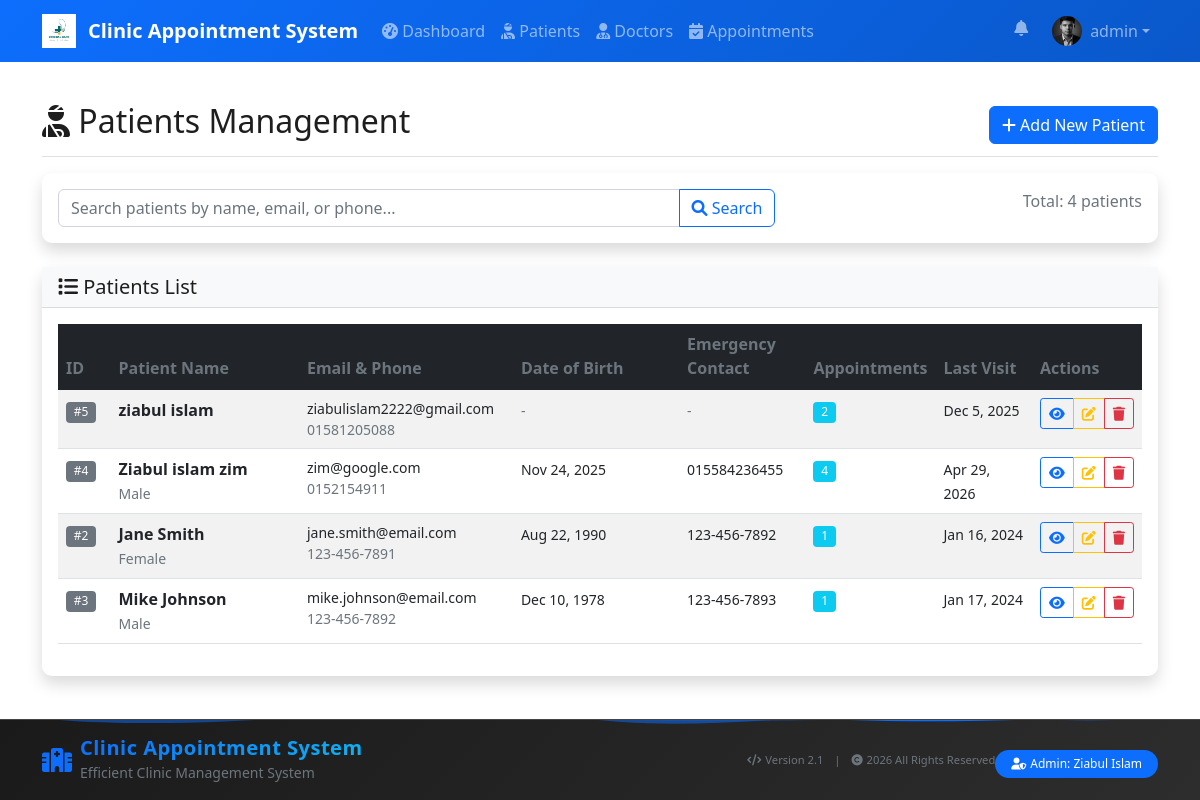
The app's page /pages/patients.php (signed in) with its own data.
### tables this page shows
CREATE TABLE `users` (
  `user_id` int(11) NOT NULL,
  `username` varchar(50) NOT NULL,
  `password` varchar(255) NOT NULL,
  `email` varchar(100) DEFAULT NULL,
  `first_name` varchar(50) DEFAULT NULL,
  `last_name` varchar(50) DEFAULT NULL,
  `profile_picture` varchar(255) DEFAULT NULL,
  `role` enum('admin','receptionist','doctor','patient') DEFAULT 'receptionist',
  `doctor_id` int(11) DEFAULT NULL,
  `created_at` timestamp NOT NULL DEFAULT current_timestamp()
);

CREATE TABLE `patients` (
  `patient_id` int(11) NOT NULL,
  `first_name` varchar(50) NOT NULL,
  `last_name` varchar(50) NOT NULL,
  `email` varchar(100) DEFAULT NULL,
  `phone` varchar(15) DEFAULT NULL,
  `address` text DEFAULT NULL,
  `date_of_birth` date DEFAULT NULL,
  `gender` enum('Male','Female','Other') DEFAULT NULL,
  `emergency_contact` varchar(15) DEFAULT NULL,
  `allergies` text DEFAULT NULL,
  `medical_history` text DEFAULT NULL,
  `created_at` timestamp NOT NULL DEFAULT current_timestamp(),
  `updated_at` timestamp NOT NULL DEFAULT current_timestamp() ON UPDATE current_timestamp()
);

### config/config.php (called while the page is built, shortened)
<?php
if (file_exists(__DIR__ . '/../includes/functions.php')) {
    require_once __DIR__ . '/../includes/functions.php';
}
function isLoggedIn() {
    return isset($_SESSION['user_id']);
}
?>

### includes/functions.php (called while the page is built, shortened)
<?php
function pageFadeIn() {
    return 'fade-in';
}
?>

### pages/patients.php (the view, shortened to what this page needs)
<?php
require_once '../includes/header.php';
try {
    $search = isset($_GET['search']) ? sanitizeInput($_GET['search']) : '';
    $where_clause = '';
    $count_query = "SELECT COUNT(*) as total FROM patients p $where_clause";
    $count_stmt = $db->prepare($count_query);
    $count_stmt->execute();
    $total_patients = $count_stmt->fetch(PDO::FETCH_ASSOC)['total'];
    $page = isset($_GET['page']) ? (int)$_GET['page'] : 1;
    $per_page = 10;
    $offset = ($page - 1) * $per_page;
    $query = "SELECT p.*,
                     (SELECT COUNT(*) FROM appointments a WHERE a.patient_id = p.patient_id) as total_appointments,
                     (SELECT MAX(appointment_date) FROM appointments a WHERE a.patient_id = p.patient_id) as last_visit
              FROM patients p
              $where_clause
              ORDER BY p.created_at DESC
              LIMIT :offset, :per_page";
    $stmt = $db->prepare($query);
    $stmt->bindValue(':offset', $offset, PDO::PARAM_INT);
    $stmt->bindValue(':per_page', $per_page, PDO::PARAM_INT);
    $stmt->execute();
    $patients = $stmt->fetchAll(PDO::FETCH_ASSOC);
} catch (PDOException $e) {
    logAction("PATIENTS_PAGE_ERROR", "Database error: " . $e->getMessage());
    $error = "Failed to load patients data.";
}
?>
<div class="d-flex justify-content-between flex-wrap flex-md-nowrap align-items-center pt-3 pb-2 mb-3 border-bottom">
    <h1 class="h2"><i class="fas fa-user-injured"></i> Patients Management</h1>
    <div class="btn-toolbar mb-2 mb-md-0">
        <a href="add_patient.php" class="btn btn-primary">
            <i class="fas fa-plus"></i> Add New Patient
        </a>
    </div>
</div>
<div class="card shadow mb-4">
    <div class="card-body">
        <form method="GET" action="" class="row g-3">
            <div class="col-md-8">
                <div class="input-group">
                    <input type="text" class="form-control" name="search" placeholder="Search patients by name, email, or phone..." value="<?php echo htmlspecialchars($search); ?>">
                    <button class="btn btn-outline-primary" type="submit">
                        <i class="fas fa-search"></i> Search
                    </button>
                </div>
            </div>
            <div class="col-md-4 text-end">
                <span class="text-muted ms-2">Total: <?php echo $total_patients; ?> patients</span>
            </div>
        </form>
    </div>
</div>
<div class="card shadow">
    <div class="card-header bg-light">
        <h5 class="card-title mb-0"><i class="fas fa-list"></i> Patients List</h5>
    </div>
    <div class="card-body">
        <?php if (empty($patients)): ?>
            <div class="text-center py-4">
                <i class="fas fa-user-injured fa-3x text-muted mb-3"></i>
                <h5>No patients found</h5>
                <p class="text-muted">
                    <?php echo !empty($search) ? 'Try adjusting your search terms.' : 'Get started by adding your first patient.'; ?>
                </p>
                <?php if (empty($search)): ?>
                    <a href="add_patient.php" class="btn btn-primary">
                        <i class="fas fa-plus"></i> Add First Patient
                    </a>
                <?php endif; ?>
            </div>
        <?php else: ?>
            <div class="table-responsive">
                <table class="table table-striped table-hover">
                    <thead class="table-dark">
                        <tr>
                            <th style="width:5%;">ID</th>
                            <th style="width:20%;">Patient Name</th>
                            <th style="width:20%;">Email & Phone</th>
                            <th style="width:18%;">Date of Birth</th>
                            <th style="width:12%;">Emergency Contact</th>
                            <th style="width:10%;">Appointments</th>
                            <th style="width:10%;">Last Visit</th>
                            <th style="width:5%;">Actions</th>
                        </tr>
                    </thead>
                    <tbody>
                        <?php foreach ($patients as $patient): ?>
                            <tr>
                                <td><span class="badge bg-secondary">#<?php echo $patient['patient_id']; ?></span></td>
                                <td>
                                    <strong><?php echo htmlspecialchars($patient['first_name'] . ' ' . $patient['last_name']); ?></strong>
                                    <?php if ($patient['gender']): ?>
                                        <br><small class="text-muted"><?php echo $patient['gender']; ?></small>
                                    <?php endif; ?>
                                </td>
                                <td>
                                    <small>
                                        <?php if ($patient['email']): ?>
                                            <div><?php echo htmlspecialchars($patient['email']); ?></div>
                                        <?php endif; ?>
                                        <?php if ($patient['phone']): ?>
                                            <div class="text-muted"><?php echo htmlspecialchars($patient['phone']); ?></div>
                                        <?php endif; ?>
                                    </small>
                                </td>
                                <td>
                                    <small>
                                        <?php if ($patient['date_of_birth']): ?>
                                            <?php echo date('M j, Y', strtotime($patient['date_of_birth'])); ?>
                                        <?php else: ?>
                                            <span class="text-muted">-</span>
                                        <?php endif; ?>
                                    </small>
                                </td>
                                <td>
                                    <small>
                                        <?php if ($patient['emergency_contact']): ?>
                                            <?php echo htmlspecialchars($patient['emergency_contact']); ?>
                                        <?php else: ?>
                                            <span class="text-muted">-</span>
                                        <?php endif; ?>
                                    </small>
                                </td>
                                <td><span class="badge bg-info"><?php echo $patient['total_appointments']; ?></span></td>
                                <td>
                                    <small>
                                        <?php if ($patient['last_visit']): ?>
                                            <?php echo date('M j, Y', strtotime($patient['last_visit'])); ?>
                                        <?php else: ?>
                                            <span class="text-muted">-</span>
                                        <?php endif; ?>
                                    </small>
                                </td>
                                <td>
                                    <div class="btn-group btn-group-sm d-none d-md-inline-flex" role="group">
                                        <a href="view_patient.php?id=<?php echo $patient['patient_id']; ?>" class="btn btn-sm btn-outline-primary" title="View"><i class="fas fa-eye"></i></a>
                                        <a href="edit_patient.php?id=<?php echo $patient['patient_id']; ?>" class="btn btn-sm btn-outline-warning" title="Edit"><i class="fas fa-edit"></i></a>
                                        <a href="patients.php?delete_id=<?php echo $patient['patient_id']; ?>" class="btn btn-sm btn-outline-danger" title="Delete"><i class="fas fa-trash"></i></a>
                                    </div>
                                </td>
                            </tr>
                        <?php endforeach; ?>
                    </tbody>
                </table>
            </div>
        <?php endif; ?>
    </div>
</div>
<?php require_once '../includes/footer.php'; ?>

### includes/header.php (shortened to what this page needs)
<?php
require_once __DIR__ . '/../config/config.php';
?>
<!DOCTYPE html>
<html lang="en">
<head>
    <link href="https://cdn.jsdelivr.net/npm/bootstrap@5.1.3/dist/css/bootstrap.min.css" rel="stylesheet">
    <link rel="stylesheet" href="https://cdnjs.cloudflare.com/ajax/libs/font-awesome/6.0.0/css/all.min.css">
    <link href="../assets/css/style.css" rel="stylesheet">
</head>
<body class="has-fixed-navbar">
    <nav class="navbar navbar-expand-lg navbar-dark navbar-transparent">
        <div class="container">
            <a class="navbar-brand d-flex align-items-center" href="../index.php">
                <?php
                $logoRelPath = '../assets/images/logo_white.png';
                $logoAbsPath = __DIR__ . '/../assets/images/logo_white.png';
                if (file_exists($logoAbsPath)):
                ?>
                    <img src="<?php echo $logoRelPath; ?>" alt="<?php echo SITE_NAME; ?>" style="height:34px;object-fit:contain;margin-right:8px;">
                <?php else: ?>
                    <i class="fas fa-hospital-alt me-2"></i>
                <?php endif; ?>
                <span class="ms-1"><?php echo SITE_NAME; ?></span>
            </a>
            <div class="collapse navbar-collapse" id="navbarNav">
                <?php if (isLoggedIn()): ?>
                <ul class="navbar-nav me-auto">
                    <li class="nav-item">
                        <a class="nav-link" href="../pages/dashboard.php"><i class="fas fa-tachometer-alt"></i> Dashboard</a>
                    </li>
                    <?php $role = strtolower($_SESSION['role'] ?? ''); ?>
                    <?php if ($role === 'doctor'): ?>
                        <li class="nav-item">
                            <a class="nav-link" href="../pages/prescriptions.php"><i class="fas fa-file-prescription"></i> Prescriptions</a>
                        </li>
                    <?php else: ?>
                        <li class="nav-item">
                            <a class="nav-link" href="../pages/patients.php"><i class="fas fa-user-injured"></i> Patients</a>
                        </li>
                        <li class="nav-item">
                            <a class="nav-link" href="../pages/doctors.php"><i class="fas fa-user-md"></i> Doctors</a>
                        </li>
                        <li class="nav-item">
                            <a class="nav-link" href="../pages/appointments.php"><i class="fas fa-calendar-check"></i> Appointments</a>
                        </li>
                    <?php endif; ?>
                </ul>
                <?php endif; ?>
                <ul class="navbar-nav">
                    <?php if (isLoggedIn()):
                        $avatarUrl = '../assets/images/default_avatar.png';
                        if (defined('DB_OK') && DB_OK && isset($db) && $db instanceof PDO) {
                            try {
                                $uqq = $db->prepare('SELECT profile_picture, first_name, last_name FROM users WHERE user_id = :id LIMIT 1');
                                $uqq->bindParam(':id',
                                    $_SESSION['user_id']);
                                $uqq->execute();
                                $urow = $uqq->fetch(PDO::FETCH_ASSOC);
                                if (!empty($urow['profile_picture']) && file_exists(__DIR__ . '/../uploads/users/' . $urow['profile_picture'])) {
                                    $avatarUrl = '../uploads/users/' . $urow['profile_picture'];
                                }
                            } catch (Throwable $e) { $profileFullName = $_SESSION['username']; }
                        }
                    ?>
                        <li class="nav-item dropdown position-relative me-2">
                            <a class="nav-link position-relative" href="#" id="notificationBell" role="button" data-bs-toggle="dropdown" aria-expanded="false">
                                <i class="fas fa-bell"></i>
                            </a>
                        </li>
                        <li class="nav-item dropdown">
                            <a class="nav-link dropdown-toggle d-flex align-items-center" href="#" id="userMenu" role="button" data-bs-toggle="dropdown" aria-expanded="false">
                                <img src="<?php echo $avatarUrl; ?>" alt="avatar" style="width:30px;height:30px;object-fit:cover;border-radius:50%;margin-right:8px;">
                                <span class="d-none d-md-inline"><?php echo htmlspecialchars($_SESSION['username']); ?></span>
                            </a>
                        </li>
                    <?php endif; ?>
                </ul>
            </div>
        </div>
    </nav>
    <div class="container mt-4 <?php echo function_exists('pageFadeIn') ? pageFadeIn() : ''; ?>">

### assets/css/style.css (style rules this page uses)
:root { --primary-color: #0d6efd; --secondary-color: #6c757d; --success-color: #198754; --danger-color: #dc3545; --warning-color: #ffc107; --info-color: #0dcaf0; --bg: #ffffff; --panel-bg: #ffffff; --text-color: #1e1e1e; --muted-color: #6c757d; --navbar-rgba: 10,25,41; }
html, body { width: 100%; height: 100%; overflow-y: auto; pointer-events: auto; }
body { font-family: 'Segoe UI', Tahoma, Geneva, Verdana, sans-serif; background-color: var(--bg); color: var(--text-color); }
.card { border: none; border-radius: 10px; background: var(--panel-bg); box-shadow: 0 0.15rem 1.75rem 0 rgba(58, 59, 69, 0.08); transition: all 0.3s; }
.navbar-brand { font-weight: 600; }
.table th { border-top: none; font-weight: 600; color: var(--secondary-color); }
.btn { border-radius: 6px; font-weight: 500; }
.badge { font-size: 0.75em; font-weight: 500; }
.form-control, .form-select { border-radius: 6px; border: 1px solid #d1d3e2; }
.navbar-dark { background: linear-gradient(135deg, var(--primary-color) 0%, #0a58ca 100%); }

### includes/footer.php (style rules this page uses)
.fade-in { animation: fadeIn 1.5s ease-out; }
html, body { height: 100%; }
body { display: flex; flex-direction: column; min-height: 100vh; }
.container { flex: 1; }

### records on screen
users: profile_picture (picture)
patients: patient_id "5", first_name+last_name "ziabul islam", email "ziabulislam2222@gmail.com", phone "01581205088", total_appointments "2", last_visit "Dec 5, 2025"
patients: patient_id "4", first_name+last_name "Ziabul islam zim", gender "Male", email "zim@google.com", phone "0152154911", date_of_birth "Nov 24, 2025", emergency_contact "015584236455", total_appointments "4", last_visit "Apr 29, 2026"
patients: patient_id "2", first_name+last_name "Jane Smith", gender "Female", email "jane.smith@email.com", phone "123-456-7891", date_of_birth "Aug 22, 1990", emergency_contact "123-456-7892", total_appointments "1", last_visit "Jan 16, 2024"
patients: patient_id "3", first_name+last_name "Mike Johnson", gender "Male", email "mike.johnson@email.com", phone "123-456-7892", date_of_birth "Dec 10, 1978", emergency_contact "123-456-7893", total_appointments "1", last_visit "Jan 17, 2024"

### other values on screen
SITE_NAME "Clinic Appointment System"
$_SESSION['username'] "admin"
$total_patients "4"
